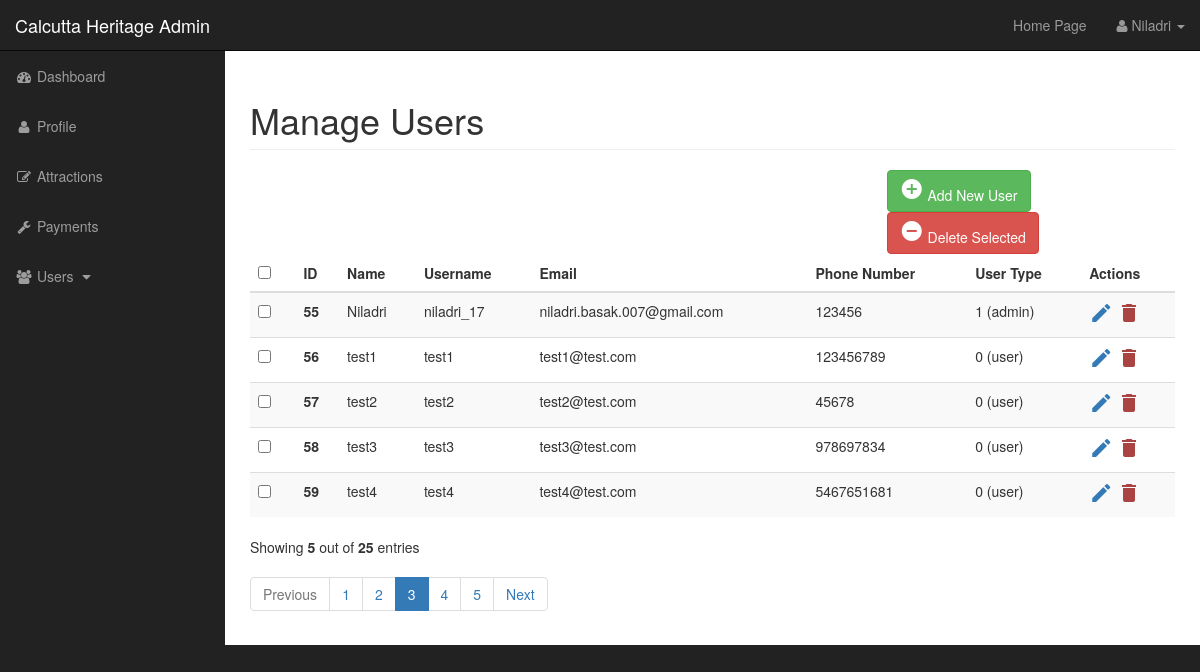
Screenshot of /admin/users.php (signed in) with the database file from the repository.
### tables this page shows
CREATE TABLE `users` (
  `user_id` int(5) NOT NULL,
  `name` varchar(100) NOT NULL,
  `username` varchar(50) NOT NULL,
  `user_image` text NOT NULL,
  `email` varchar(50) NOT NULL,
  `phone_number` bigint(10) NOT NULL,
  `password_hash` varchar(255) NOT NULL,
  `user_type` int(4) NOT NULL DEFAULT 0,
  `create_time` timestamp NOT NULL DEFAULT current_timestamp() ON UPDATE current_timestamp()
);

### admin/functions.php (the view, shortened to what this page needs)
<?php
function all_user_details()
{
    global $connection;
    $select_all_query = "SELECT * FROM users";
    $result = mysqli_query($connection, $select_all_query);
    if (mysqli_num_rows($result) > 0) {
        while ($row = mysqli_fetch_assoc($result)) {
            echo '
            <tr>
                <td>
                    <span class="custom-checkbox">';
            echo "        <input type='checkbox' id='{$row['user_id']}' name='options[]' value='{$row['user_id']}'>" .
                '<label for="checkbox1"></label>
                    </span>
                </td>
                <th>
                ' .
                $row['user_id']
                . '
                </th>
                <td>
                ' .
                $row['name']
                . '
                </td>
                <td>
                ' .
                $row["username"]
                . '
                </td>
                <td>
                ' .
                $row['email']
                . '
                </td>
                <td>
                ' .
                $row['phone_number']
                . '
                </td>
                <td>
                ' .
                $row['user_type'];
            echo $row['user_type'] == 1 ? ' (admin)' : ' (user)';
            echo
                "
                </td>
                <td>
                <a href='#editEmployeeModal' class='edit' data-toggle='modal'><i class='material-icons' data-toggle='tooltip' title='Edit'>&#xE254;</i></a>
                <a href='#' id='{$row['user_id']}' class='delete text-danger confirm_delete_btn' data-toggle='modal'><i class='material-icons' data-toggle='tooltip' title='Delete'>&#xE872;</i></a>
                </td>
            </tr>
        ";
        }
    } else {
        echo "
            <tr>
                <td colspan='8'>No Record Found!</td>
            </tr>";
    }
}

### admin/css/sb-admin.css (style rules this page uses)
body { margin-top: 100px; background-color: #222; }
@media (min-width:768px) { body { margin-top: 50px; } }

### rows the page displays
users: user_id "55", name "Niladri", username "niladri_17", email "niladri.basak.007@gmail.com", phone_number "123456", user_type "1", shows "(admin)"
users: user_id "56", name "test1", username "test1", email "test1@test.com", phone_number "123456789", user_type "0", shows "(user)"
users: user_id "57", name "test2", username "test2", email "test2@test.com", phone_number "45678", user_type "0", shows "(user)"
users: user_id "58", name "test3", username "test3", email "test3@test.com", phone_number "978697834", user_type "0", shows "(user)"
users: user_id "59", name "test4", username "test4", email "test4@test.com", phone_number "5467651681", user_type "0", shows "(user)"

### other values shown
$_SESSION['name'] "Niladri"
